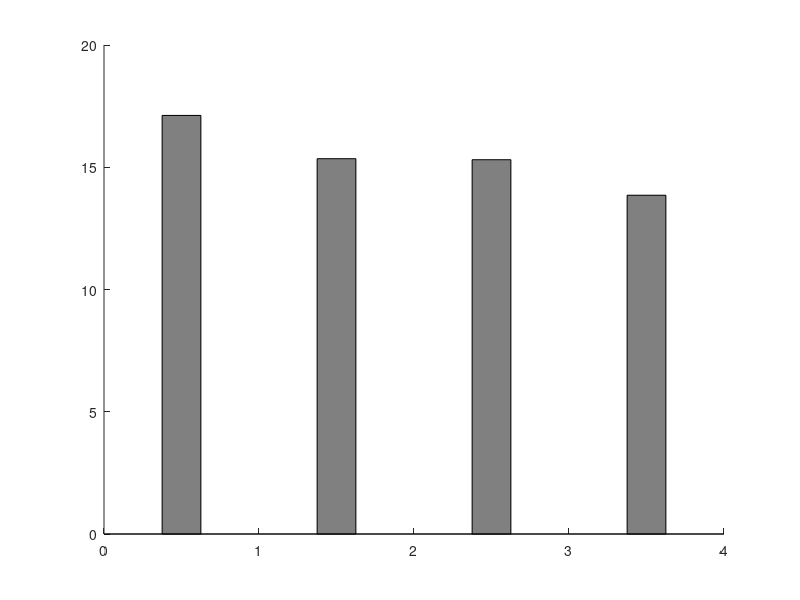

Recreate this plot in MATLAB. (Note: this script raises an error after producing the figure.)
close all
load('Edquist_2011_speed.mat')
x_values_mean=[0.25,1.25,2.25,3.25]+0.125+0.125;
x_values_max=[0.75,1.75,2.75,3.75]-0.125;
mean_error=(mean_speed_error_top(:,2)-mean_speed_error_low(:,2))./2;
max_error=(max_speed_error_top(:,2)-max_speed_error_low(:,2))./2;

figure(7)
hold on
% line([0,4],[0,0],'Color',[0.75,0.75,0.75])
bar(x_values_mean,mean_speed_mean(:,2)./3.6,'FaceColor',[0.5,0.5,0.5],...
    'EdgeColor',[0,0,0],'BarWidth', 0.25)
% bar(x_values_max,max_speed_mean(:,2)./3.6,'FaceColor',[0.0,0.0,0.0],...
%     'EdgeColor',[0,0,0],'BarWidth', 0.25)
errorbar(x_values_mean,mean_speed_mean(:,2)./3.6,mean_error./3.6,'Color',[0.0,0.0,0.0],...
    'MarkerFaceColor',[0.0,0.0,0.0],'MarkerEdgeColor',[0.0,0.0,0.0],...
    'MarkerSize',1,'LineStyle','none','CapSize',1)
% errorbar(x_values_max,max_speed_mean(:,2)./3.6,max_error./3.6,'Color',[0.5,0.5,0.5],...
%     'MarkerFaceColor',[0.5,0.5,0.5],'MarkerEdgeColor',[0.5,0.5,0.5],...
%     'MarkerSize',1,'LineStyle','none','CapSize',1)

% plotting_details
x_width=8 ;y_width=3; % figure dimensions (cms)
fonts=8; % fontsize of x and y labels
fonts_ticks=7;
clear xticks
xticks([0.5,1.5,2.5,3.5])
xticklabels({'ANP','UNP','empty','full'})
figure(7)
hold on
% plot(2.25,19.25,'s','MarkerSize',5,'MarkerFacecolor',[0.5,0.5,0.5],'MarkerEdgeColor',[0.5,0.5,0.5])
% plot(2.25,18.5,'s','MarkerSize',5,'MarkerFacecolor',[0.0,0.0,0.0],'MarkerEdgeColor',[0,0,0])
% text(2.5,19.25,'mean speed','FontSize',fonts_ticks-1)
% text(2.5,18.5,'max speed','FontSize',fonts_ticks-1)
xlim([2,4])
ylim([11.5,16.5])
yticks([10,12,14,16])
yticklabels({'10','12','14','16'})
ylabel(sprintf('Mean speed [m s^{-1}]'))
xlabel('Parking')
title('3f. Edquist et al. (2012)')
set(gca,'FontSize',fonts_ticks);
set(gcf, 'PaperUnits', 'centimeters');
set(gcf, 'PaperPosition', [0 0 x_width/2 y_width]); 
name_string='obstaclewidth_on_speed_point_mps_lit';
saveas(gcf,name_string,'pdf')
saveas(gcf,name_string,'png')
saveas(gcf,name_string,'epsc')
